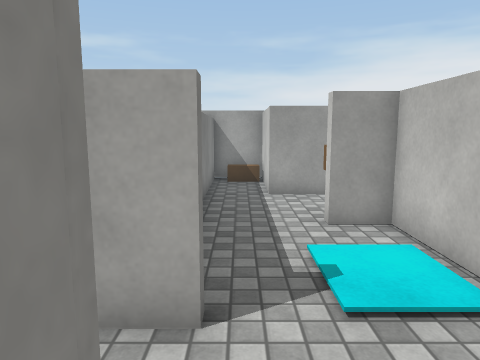
view 1 (above)

19 first-person views from a walk through a Unity game level. The camera is 1.44 m above the floor, tilts 8° down and sees 70° across. The floor is counted in squares, 0.72 m on a side. Each view is taken from the middle of a square. On the plan, view 1 faces up. The plan holds only what a view shows up to about 18 squares ahead; the rest is blank. The player is left out. Surface patterns are stand-ins for the level's own textures.

view 2
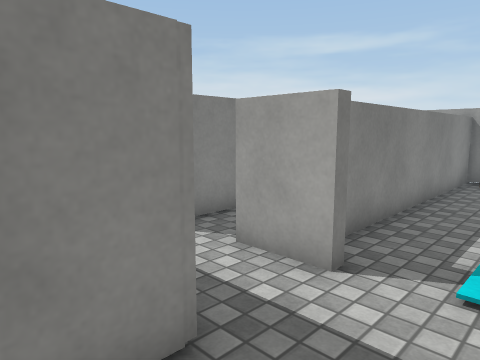

view 3
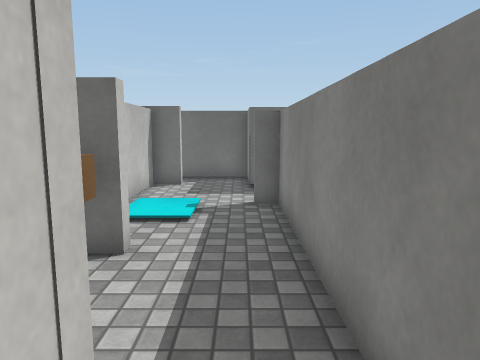

view 4
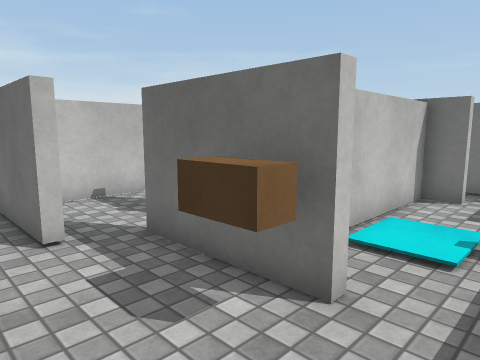

view 5
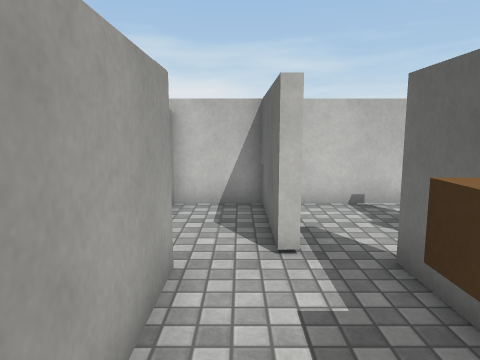

view 6
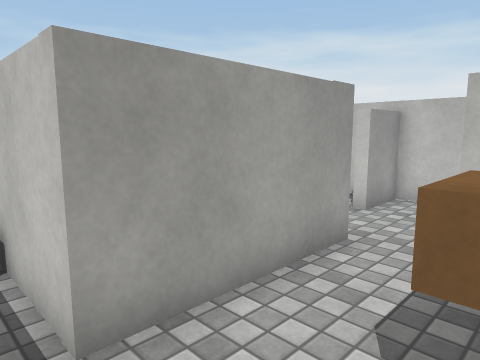

view 7
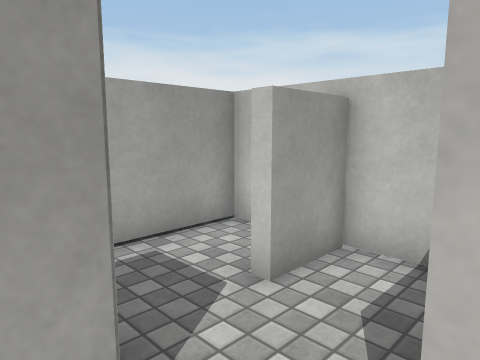

view 8
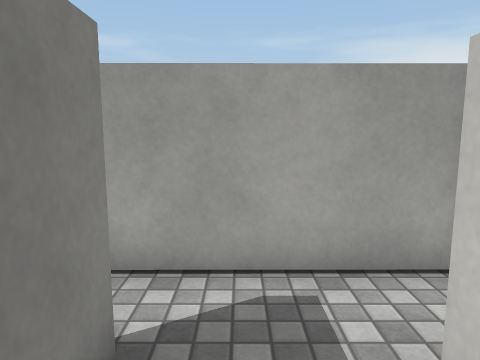

view 9
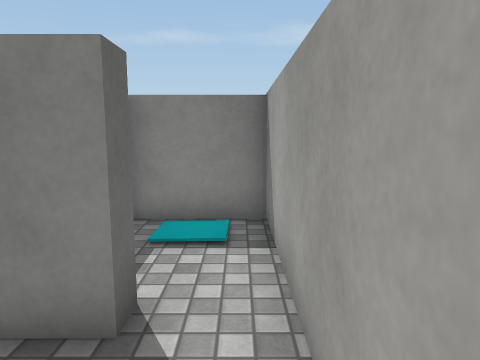

view 10
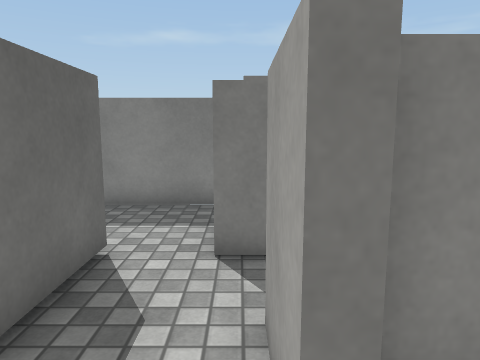

view 11
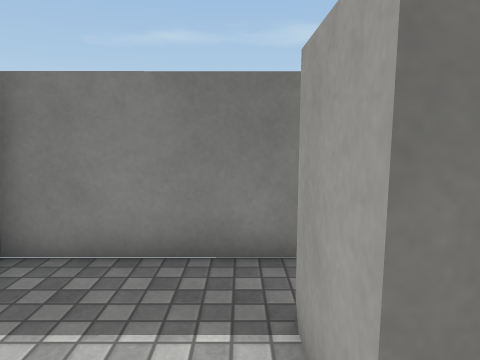

view 12
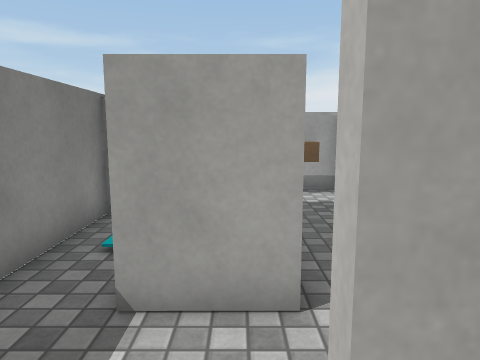

view 13
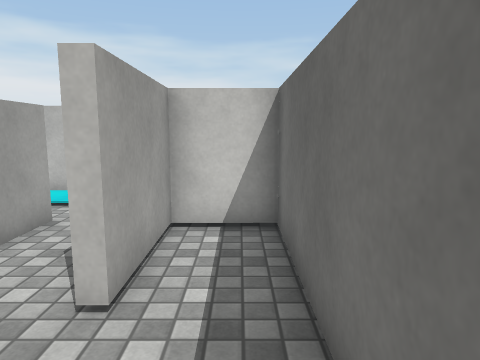

view 14
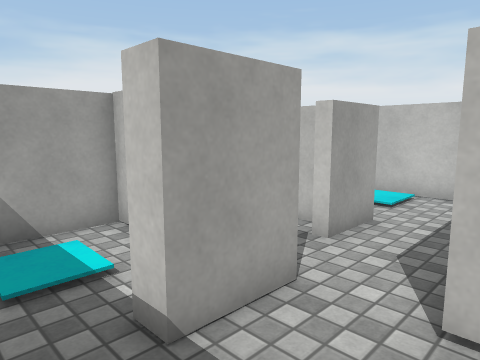

view 15
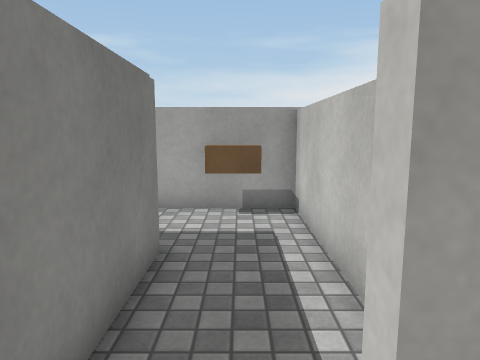

view 16
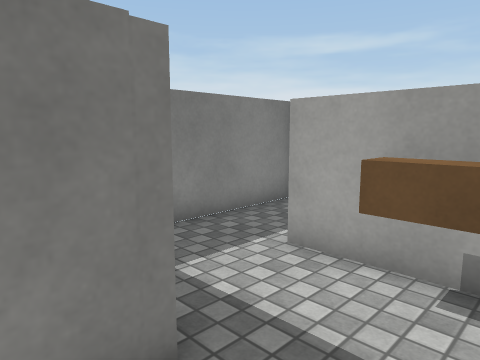

view 17
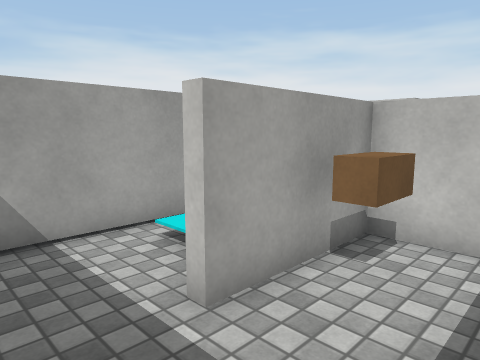

view 18
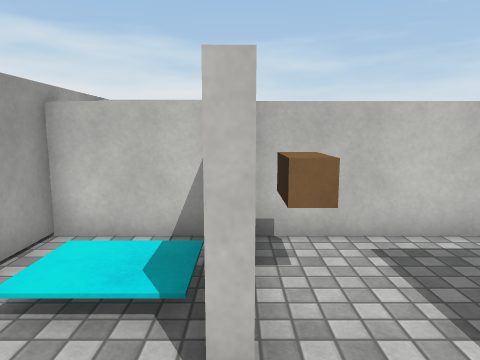

view 19
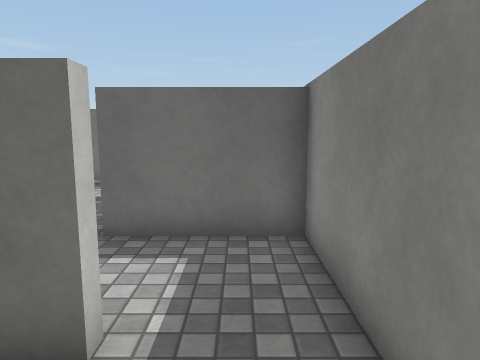

### Floor plan
Key: @ floor where view 1 was taken; # wall or solid block; . main floor; : floor 0.25 m higher than the main floor; / step, stairs or slope; = window, fence, low wall or low ledge; O other object.
Columns run from 9 left of view 1 to 11 right of it. Each row starts with its distance up from view 1.
 15 #####################
 14 #.......=O#.........#
 13 #....:/.#.#.........#
 12 #....:/.#.#...##..###
 11 #...#####.######....#
 10 #....OO.#...........#
  9 #.......#.......#####
  8 #.......#..OO.......#
  7 ######..#..#####....#
  6 #.//.#..#....#    ..#
  5 #../.#..#....#     .#
  4 #....#.##....#
  3 #..###.......#
  2 #............#
  1 #....####....#
  0 #.......#@..##
 -1 #.......#...
 -2 #############

Positions as (right, up) in squares from view 1, and headings:
1: (0, 0), facing up
2: (2, -1), facing up-left
3: (0, 13), facing down
4: (0, 11), facing down-right
5: (1, 10), facing right
6: (0, 8), facing up-right
7: (5, 9), facing up-right
8: (7, 10), facing up
9: (9, 14), facing left
10: (1, 3), facing left
11: (-3, 2), facing left
12: (-5, -1), facing up
13: (-8, -1), facing right
14: (-8, 0), facing up-right
15: (-3, 2), facing up
16: (-2, 6), facing up-left
17: (-8, 8), facing up-right
18: (-8, 11), facing right
19: (-7, 14), facing down
